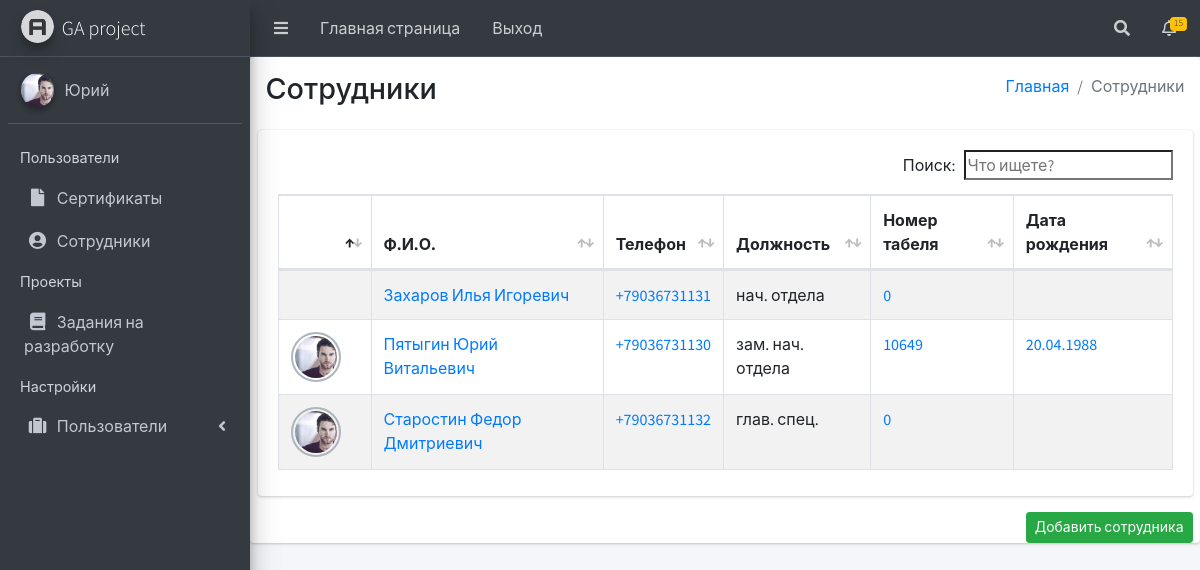
Page /workers/ (signed in) on the committed database.
### workers/models/workers.py (models this page shows, shortened)
class User(ChangeloggableMixin, AbstractBaseUser, PermissionsMixin):
    '''https://docs.djangoproject.com/en/4.1/ref/models/instances/'''
    WORKERS_STATUS = (
        ('employee', 'Сотрудник'),
        ('fired', 'Уволен'),
    )
    surname = models.CharField(max_length=60, unique=False, verbose_name='Фамилия')
    name = models.CharField(max_length=60, unique=False, verbose_name='Имя')
    patronymic = models.CharField(max_length=60, unique=False, verbose_name='Отчество')
    slug = models.SlugField(max_length=100, unique=True, db_index=True,
                            verbose_name='slug')  # unique - Уникальное,db_index - индексируемое
    phone = PhoneNumberField(null=False, blank=False, unique=True, verbose_name='Телефон')
    email = models.EmailField(unique=False, verbose_name='Электронная почта')
    subdivision = models.ForeignKey(Subdivision, on_delete=models.PROTECT, blank=True,
                                    null=True, verbose_name='Управление фактически')
    department = models.ForeignKey(Department, on_delete=models.PROTECT, blank=True,
                                   null=True, verbose_name='Отдел фактически')
    chief = models.ForeignKey(Chief, on_delete=models.PROTECT, blank=True,
                              null=True, verbose_name='Должность')
    employee = models.CharField(verbose_name='Сотрудник', choices=WORKERS_STATUS, max_length=30, default='employee')
    employee_date = models.DateField(verbose_name='Дата увольнения', null=True, blank=True)
    image = models.ImageField(upload_to=workers_image_path, null=True, blank=True, verbose_name='Фото')
    image_smol = models.ImageField(upload_to=workers_image_path, null=True, blank=True, verbose_name='Фото')
    is_staff = models.BooleanField(default=False)
    is_active = models.BooleanField(default=True)
    date_joined = models.DateTimeField(default=timezone.now)
    USERNAME_FIELD = 'phone'
    REQUIRED_FIELDS = ['surname', 'name', 'patronymic']
    objects = UserManager()
    def __str__(self):
        return self.surname + " " + self.name + " " + self.patronymic
    class Meta:
        verbose_name = 'Сотрудник'
        verbose_name_plural = 'Сотрудники'  # Во множественнмо числе
        ordering = ['chief']  # Сортировка по каким полям, - обратная сортировка
        default_permissions = ('')
        permissions = (
            ('workers_view', 'Просмотр страницы пользователя.'),
            ('workers_change_image', 'Редактировать фотографию.'),
            ('workers_change_contact', 'Редактировать контакты.'),
            ('workers_view_superiors', 'Просмотр страницы пользователя. Руководство.'),
            ('workers_update_password_superiors', 'Обновление пароля. Руководство.'),
            ('workers_add_superiors', 'Добавить пользователя. Руководство.'),
            ('workers_change_image_superiors', 'Редактировать фотографию. Руководство.'),
            ('workers_change_contact_superiors', 'Редактировать контакты. Руководство.'),
        )
    def get_absolute_url(self):
        return reverse('workers_views', kwargs={'workers_slug': self.slug})

class User_Basic_Information(ChangeloggableMixin, models.Model):
    GENDER_CHOICES = (
        ('Male', 'Мужской'),
        ('Female', 'Женский'),
    )
    user = models.OneToOneField(User, on_delete=models.CASCADE, verbose_name='ФИО')
    subdivision_in_company = models.ForeignKey(Subdivision, on_delete=models.PROTECT, blank=True,
                                               null=True, verbose_name='Управление официально')
    department_in_company = models.ForeignKey(Department, on_delete=models.PROTECT, blank=True,
                                              null=True, verbose_name='Отдел официально')
    date_employment = models.DateField(verbose_name='Дата трудоустройства', null=True, blank=True)
    date_chief = models.DateField(verbose_name='Дата в должности', null=True, blank=True)
    number_ga = models.IntegerField(default=0, verbose_name='Номер табеля', null=True, blank=True)
    date_birth = models.DateField(null=True, blank=True, verbose_name='Дата рождения')
    email_home = models.EmailField(max_length=255, unique=False, null=True, blank=True, verbose_name='Личная почта')
    phone_additional1 = PhoneNumberField(null=True, blank=True, unique=False, verbose_name='Телефон дополнительный №1')
    phone_additional2 = PhoneNumberField(null=True, blank=True, unique=False, verbose_name='Телефон дополнительный №2')
    home_address = models.CharField(max_length=255, verbose_name='Домашний адрес', null=True, blank=True)
    home_metro = models.CharField(max_length=255, verbose_name='Ближайшее метро', null=True, blank=True)
    gender = models.CharField(verbose_name='Пол', choices=GENDER_CHOICES, max_length=10, blank=True)
    class Meta:
        verbose_name = 'Сотрудники общая информация'
        verbose_name_plural = 'Сотрудники общая информация'  # Во множественнмо числе
        ordering = ['pk']  # Сортировка по каким полям, - обратная сортировка
        default_permissions = ('')
        permissions = (
            ('user_basic_change', 'Базовая информация. Изменение.'),
            ('user_basic_views', 'Базовая информация. Просмотр.'),
            ('user_basic_change_superiors', 'Базовая информация. Изменение. Руководство.'),
            ('user_basic_views_superiors', 'Базовая информация. Просмотр.Руководство.'),
        )

### workers/models/workers_settings.py (models this page shows, shortened)
class Chief(ChangeloggableMixin, models.Model):
    name = models.CharField(max_length=150, unique=True, verbose_name='Должность')
    abbreviation = models.CharField(max_length=100, unique=True, verbose_name='Сокращенное название')
    rights = models.IntegerField(default=0, unique=True, verbose_name='Уровень доступа')
    slug = models.SlugField(max_length=100, unique=True, db_index=True,
                            verbose_name='URL')  # unique - Уникальное,db_index - индексируемое
    group = models.ForeignKey(Group, on_delete=models.PROTECT, blank=True,
                              null=True, verbose_name='Группы')
    class Meta:
        verbose_name = 'Структура. Должность'
        verbose_name_plural = 'Структура. Должности'  # Во множественнмо числе
        ordering = ['rights']  # Сортировка по каким полям, - обратная сортировка

### workers/views/workers.py (the view)
# urls.py: path('workers/', Workers.as_view(), name='workers'),
class Workers(LoginRequiredMixin, ViewsPermissionsMixin, DataMixin, ListView):
    model = User
    template_name = 'workers/workers.html'
    login_url = 'login'
    redirect_field_name = ''
    context_object_name = 'workers'
    permission_required = 'workers.workers_view'
    def get_queryset(self):
        subdivision = self.request.user.subdivision.slug if self.request.user.subdivision else ''
        query_subdivision = self.request.GET.get('subdivision') if self.request.GET.get(
            'subdivision') else subdivision
        department = self.request.user.department.slug if self.request.user.department else ''
        query_department = self.request.GET.get('department') if self.request.GET.get(
            'department') else department
        query_employee = self.request.GET.get('status') if self.request.GET.get('status') else 'employee'
        if query_subdivision == "":
            return User.objects.filter(employee=query_employee).select_related('user_basic_information').select_related(
                'user_closed_information').order_by('-chief__rights')
        elif department == "":
            return User.objects.filter(employee=query_employee, subdivision__slug=query_subdivision).select_related(
                'user_basic_information').select_related('user_closed_information').order_by('-chief__rights')
        else:
            return User.objects.filter(employee=query_employee, subdivision__slug=query_subdivision,
                                       department__slug=query_department).select_related(
                'user_basic_information').select_related('user_closed_information').order_by('-chief__rights')
    def get_context_data(self, *, object_list=None, **kwargs):
        context = super().get_context_data(**kwargs)
        project_menus = self.get_user_context(title='Сотрудники.')
        context = dict(list(context.items()) + list(project_menus.items()))
        return context

### templates/workers/workers.html (shortened to what this page needs)
{% extends 'base.html'%}
{% load static %}
{% block style %}
<link rel="stylesheet" href="{% static 'plugins/datatables-bs4/css/dataTables.bootstrap4.min.css'%}">
<link rel="stylesheet" href="{% static 'plugins/datatables-responsive/css/responsive.bootstrap4.min.css'%}">
<link rel="stylesheet" href="{% static 'plugins/datatables-buttons/css/buttons.bootstrap4.min.css'%}">
{% endblock %}
{% block content %}
<div class="content-wrapper">
    <div class="card">
        <section class="content-header">
            <div class="container-fluid">
                <div class="row mb-2">
                    <div class="col-sm-6">
                        <h1>Сотрудники</h1>
                    </div>
                    <div class="col-sm-6">
                        <ol class="breadcrumb float-sm-right">
                            <li class="breadcrumb-item"><a href="#">Главная</a></li>
                            <li class="breadcrumb-item active">Сотрудники</li>
                        </ol>
                    </div>
                </div>
            </div>
        </section>
        <section class="content">
            <div class="container-fluid">
                <div class="row">
                    <div class="col-12">
                        <div class="card">
                            <div class="card-body">
                                <table id="workers-table" class="table table-bordered table-striped">
                                    <thead>
                                    <tr>
                                        <th width="50"></th>
                                        <th>Ф.И.О.</th>
                                        <th>Телефон</th>
                                        <th>Должность</th>
                                        <th>Номер табеля</th>
                                        <th>Дата рождения</th>
                                    </tr>
                                    </thead>
                                    <tbody>
                                    {% for worker in workers%}
                                    <tr>
                                        <td>
                                            <a href="{{worker.get_absolute_url}}">
                                            {%if worker.image_smol %}
                                            <img src="{{worker.image_smol.url}}" alt="user-avatar"
                                                 class="img-circle img-bordered-sm" width="50" height="50">
                                            {%endif%}
                                            </a>
                                        </td>
                                        <td><a href="{{worker.get_absolute_url}}">{{worker}}</a></td>
                                        <td><a href="{{worker.get_absolute_url}}">{{worker.phone}}</a></td>
                                        <td>{{worker.chief.abbreviation}}</td>
                                        <td><a href="{{worker.get_absolute_url}}">{{worker.user_basic_information.number_ga}}</a></td>
                                        <td><a href="{{worker.get_absolute_url}}">{{worker.user_basic_information.date_birth|date:"d.m.Y"}}</a></td>
                                    </tr>
                                    {% endfor %}
                                    </tbody>
                                </table>
                            </div>
                        </div>
                    </div>
                </div>
                {% if perms.workers.workers_add_superiors %}
                <div class="timeline-footer">
                    <a class="btn btn-success btn-sm float-right" href="{% url 'workers_add' %}">Добавить сотрудника</a>
                </div>
                {% endif %}
            </div>
        </section>
    </div>
    {% endblock %}

### templates/base.html (shortened to what this page needs)
{% load static %}
<!DOCTYPE html>
<html lang="ru">
<head>
    <link rel="stylesheet" href="{% static 'plugins/fontawesome-free/css/all.min.css'%}">
    <link rel="stylesheet" href="{% static 'plugins/overlayScrollbars/css/OverlayScrollbars.min.css'%}">
    <link rel="stylesheet" href="{% static 'css/adminlte.min.css'%}">
    {% block style %}
    {% endblock %}
</head>
<body class="hold-transition sidebar-mini layout-fixed">
<div class="wrapper">
    <nav class="main-header navbar navbar-expand navbar-dark">
        <ul class="navbar-nav">
            <li class="nav-item">
                <a class="nav-link" data-widget="pushmenu" href="#" role="button"><i class="fas fa-bars"></i></a>
            </li>
            <li class="nav-item d-none d-sm-inline-block">
                <a href="{% url 'workers' %}" class="nav-link">Главная страница</a>
            </li>
            <li class="nav-item d-none d-sm-inline-block">
                <a href="{% url 'logout' %}" class="nav-link">Выход</a>
            </li>
        </ul>
        <ul class="navbar-nav ml-auto">
            <li class="nav-item">
                <a class="nav-link" data-widget="navbar-search" href="#" role="button">
                    <i class="fas fa-search"></i>
                </a>
            </li>
            <li class="nav-item dropdown">
                <a class="nav-link" data-toggle="dropdown" href="#">
                    <i class="far fa-bell"></i>
                    <span class="badge badge-warning navbar-badge">15</span>
                </a>
            </li>
        </ul>
    </nav>
    <aside class="main-sidebar sidebar-dark-primary elevation-4">
        <a href="index3.html" class="brand-link">
            <img src="{% static 'img/logo/AdminLTELogo.png'%}" alt="AdminLTE Logo"
                 class="brand-image img-circle elevation-3" style="opacity: .8">
            <span class="brand-text font-weight-light">GA project</span>
        </a>
        <div class="sidebar">
            <div class="user-panel mt-3 pb-3 mb-3 d-flex">
                <div class="image">
                    {% if request.user.image_smol %}
                    <img src="{{ request.user.image_smol.url }}" class="img-circle elevation-2">
                    {% endif%}
                </div>
                <div class="info">
                    <a href="{% url 'workers_views' request.user.slug%}"class="d-block">{{ request.user.name }}</a>
                </div>
            </div>
            <nav class="mt-2">
                <ul class="nav nav-pills nav-sidebar flex-column" data-widget="treeview" role="menu"
                    data-accordion="false">
                    {% for project_menus_key, project_menus_value in project_menus.items %}
                        <li class="nav-header">{{project_menus_value.name}}</li>
                        {%for project_menus_up in project_menus_value.menu_up%}
                            {% if project_menus_up.menu_down %}
                            <li class="nav-item">
                                <a href="#" class="nav-link">
                                    <i class="{{ project_menus_up.icon_up }}"></i>
                                    <p>
                                        {{ project_menus_up.title_up }}
                                        <i class="fas fa-angle-left right"></i>
                                    </p>
                                </a>
                            </li>
                            {% else %}
                            <li class="nav-item">
                                <a href="{% url project_menus_up.url_up %}" class="nav-link">
                                    <i class="{{ project_menus_up.icon_up }}"></i>
                                    <p>
                                        {{ project_menus_up.title_up }}
                                    </p>
                                </a>
                            </li>
                            {% endif%}
                        {% endfor%}
                    {% endfor%}
                </ul>
            </nav>
        </div>
    </aside>
    {% block content %}
    {% endblock %}
</div>
</body>
</html>

### rows in the picture
User: user.image_smol (picture), user.name "Юрий", image_smol (picture), surname+name+patronymic "Пятыгин Юрий Витальевич", phone "+79036731130", chief.abbreviation "зам. нач. отдела", user_basic_information.number_ga "10649", user_basic_information.date_birth "20.04.1988"
User: surname+name+patronymic "Захаров Илья Игоревич", phone "+79036731131", chief.abbreviation "нач. отдела", user_basic_information.number_ga "0"
User: image_smol (picture), surname+name+patronymic "Старостин Федор Дмитриевич", phone "+79036731132", chief.abbreviation "глав. спец.", user_basic_information.number_ga "0"

### other values in the picture
{{ project_menus_value.name }} "Пользователи" "Проекты" "Настройки"
{{ project_menus_up.title_up }} "Сертификаты" "Сотрудники" "Задания на разработку"
{{ project_menus_up.title_up }} "Пользователи"
